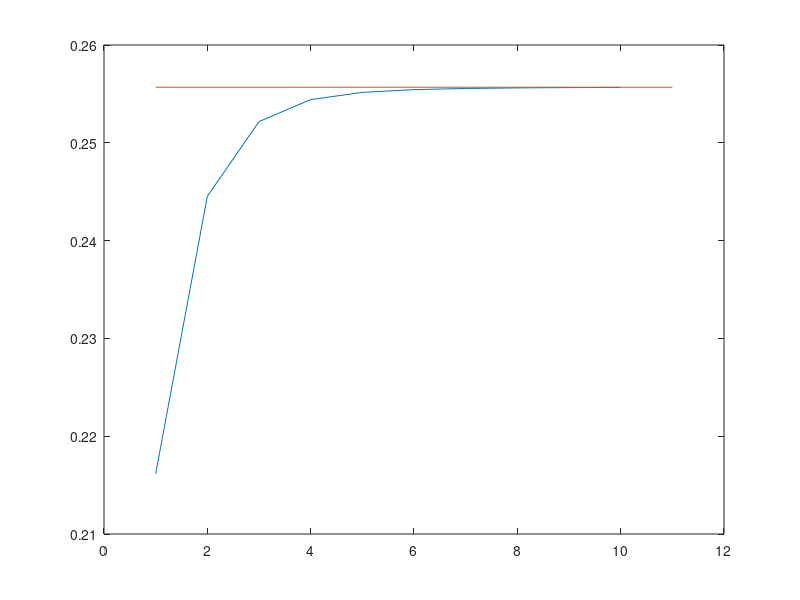

MATLAB code for this plot:
%% Part a

A = [1 1 1;-1 9 2;0 -1 2];

q = ones(3,1);

iterate(:,1) = q;
for j=1:10
    q = A*q;
    [bgst,index] = max(abs(q));
    scale_factor(j+1) = q(index(1));
    q = q/scale_factor(j+1);
    iterate(:,j+1) = q;
end
iterate
scale_factor


%% Part b

[V,D] = eig(A);
D = diag(D);
[bgst,index] = max(abs(D));
largeEig = D(index(1))


%% Part c
v = V(:,index(1));
[bgst,ind] = max(abs(v));
v = v/v(ind(1));

for j=1:10
    err(j) = norm(iterate(:,j+1) - v) / norm(iterate(:,j) - v);
end


%% Part d
val=sort(abs(D),'descend');
ratio = val(2)/val(1);

figure
plot(err);
hold on
plot(ratio*ones(1,length(iterate)))